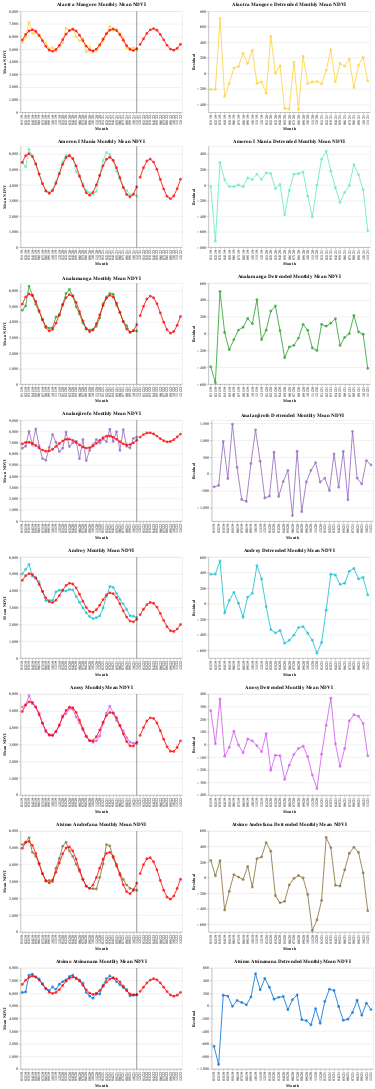

The notebook cell saved with this chart:
### Code cell
# harmonic models

charts_2, mseHarmonicMod = [], dict()

for i in list(zip(adminStats["Region"].unique(), colors)):
    dfSubset = adminStats[adminStats["Region"] == i[0]]
    timeRadiansTrain = dfSubset["Years Since Epoch (t)"].values * 2 * math.pi
    timeRadiansTest = np.array(epochs2022) * 2 * math.pi
    dfSubset[["cos", "sin"]] = [[math.cos(j), math.sin(j)] for j in timeRadiansTrain]

    trainFeatures, target = dfSubset[["Years Since Epoch (t)", "cos", "sin"]].values, dfSubset["Mean NDVI"].values.reshape(35, 1)

    predFeatures = []
    for j in epochs2022:
        timeRadians = j * 2 * math.pi
        predFeatures.append([j, math.cos(timeRadians), math.sin(timeRadians)])

    harmonicMod = LinearRegression().fit(trainFeatures, target)  
    dfSubset["Fitted Mean NDVI"] = np.round(harmonicMod.predict(trainFeatures), 3)
    dfSubset["Residual"] = np.round(target - harmonicMod.predict(trainFeatures), 3)
    mseHarmonicMod[i[0]] = np.mean(np.square(dfSubset["Residual"]))

    predDf = pd.DataFrame({"Month": formattedAxisDates[35:],
                           "Region": [i[0]] * 13,
                           "Predicted Mean NDVI": harmonicMod.predict(predFeatures
                                                            ).flatten()}
              ).round(3)

    charts_2.append(plotCharts(df_1=dfSubset, df_2=predDf, 
                               color=i[1], region=i[0]))

alt.vconcat(*charts_2)
